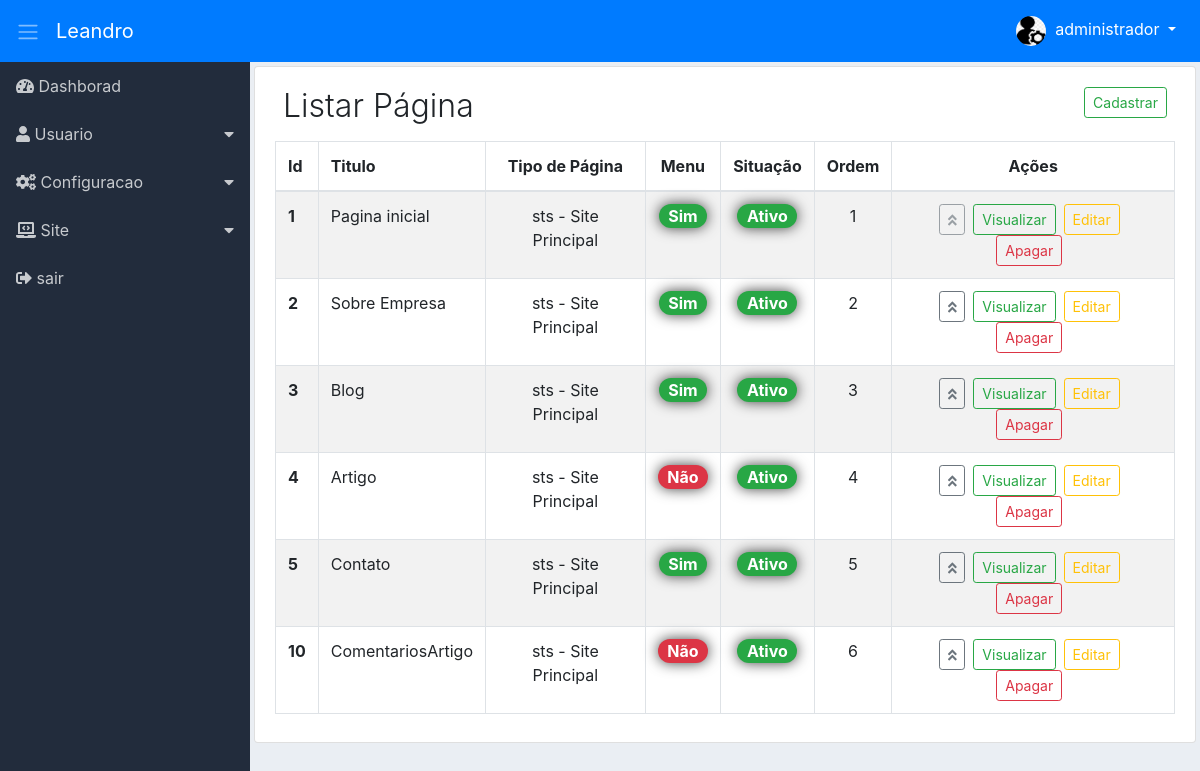
Page /adm/list-page-site/list-info-page-site (signed in) on the committed database.
### tables this page shows
CREATE TABLE `adms_niveis_acessos_paginas` (
  `id` int(11) NOT NULL,
  `permissao` int(11) NOT NULL,
  `ordem` int(11) NOT NULL,
  `dropdown` int(11) NOT NULL DEFAULT 2,
  `lib_menu` int(11) NOT NULL DEFAULT 2,
  `adms_menu_id` int(11) NOT NULL DEFAULT 4,
  `adms_niveis_acesso_id` int(11) NOT NULL,
  `adms_pagina_id` int(11) NOT NULL,
  `created` datetime NOT NULL,
  `modified` datetime DEFAULT NULL
);

CREATE TABLE `adms_menus` (
  `id` int(11) NOT NULL,
  `nome` varchar(220) NOT NULL,
  `icone` varchar(40) NOT NULL,
  `ordem` int(11) NOT NULL,
  `adms_situacao_id` int(11) NOT NULL,
  `created` datetime NOT NULL,
  `modified` datetime DEFAULT NULL
);

CREATE TABLE `sts_paginas` (
  `id` int(11) NOT NULL,
  `controller` varchar(220) NOT NULL,
  `endereco` varchar(220) NOT NULL,
  `nome_pagina` varchar(220) NOT NULL,
  `titulo` varchar(220) NOT NULL,
  `obs` text DEFAULT NULL,
  `keywords` varchar(220) NOT NULL,
  `description` varchar(220) NOT NULL,
  `author` varchar(50) NOT NULL,
  `imagem` varchar(120) DEFAULT NULL,
  `lib_bloqueado` int(11) NOT NULL DEFAULT 2,
  `ordem_paginas` int(11) NOT NULL,
  `sts_tipos_pagina_id` int(11) NOT NULL,
  `sts_robot_id` int(11) NOT NULL,
  `sts_situacao_pagina_id` int(11) NOT NULL DEFAULT 2,
  `created` datetime NOT NULL,
  `modified` datetime DEFAULT NULL
);

CREATE TABLE `sts_tipos_paginas` (
  `id` int(11) NOT NULL,
  `tipo` varchar(120) NOT NULL,
  `nome` varchar(220) NOT NULL,
  `obs` text NOT NULL,
  `ordem` int(11) NOT NULL,
  `created` datetime NOT NULL,
  `modified` datetime DEFAULT NULL
);

CREATE TABLE `sts_situacaos_pgs` (
  `id` int(11) NOT NULL,
  `nome` varchar(40) NOT NULL,
  `adms_cor_id` int(11) NOT NULL,
  `created` datetime NOT NULL,
  `modified` datetime DEFAULT NULL
);

### adm/module/site/Views/page/listPageSite.php (the view, shortened to what the rows shown need)
<div class="content p-1">
    <div class="list-group-item">
        <div class="d-flex">
            <div class="mr-auto p-2">
                <h2 class="display-4 titulo">Listar Página</h2>
            </div>
        </div>
        <div class="table-responsive">
            <table class="table table-hover table-striped table-bordered">
                <thead>
                    <tr>
                        <th>Id</th>
                        <th>Titulo</th>
                        <th class="d-none d-sm-table-cell text-center">Tipo de Página</th>
                        <th class="d-none d-sm-table-cell text-center">Menu</th>
                        <th class="d-none d-sm-table-cell text-center">Situação</th>
                        <th class="d-none d-sm-table-cell text-center">Ordem</th>
                        <th class="text-center">Ações</th>
                    </tr>
                </thead>
                <tbody>
                    <?php
                    $qtnLinhaEx = 1;
                    foreach ($this->dados['listPage'] as $page) {
                        extract($page);
                        ?>
                        <tr>
                            <th><?php echo $id; ?></th>
                            <td><?php echo $nome_pagina; ?></td>
                            <td class="d-none d-sm-table-cell text-center">
                                <?php echo $tipoPage . " - " . $nomePage; ?>
                            </td>
                            <td class="d-none d-sm-table-cell text-center">
                                <?php
                                if ($this->dados['buttonsPage']['alterPermissonPage']) {
                                    if ($lib_bloqueado == 1) {
                                        echo "<a href='"
                                        . URLADM
                                        . "modify-permission-page-site/alter-permission-page-site/$id'>
                                            <span class='badge badge-pill badge-success'>Sim</span>
                                          </a>";
                                    } else {
                                        echo "<a href='"
                                        . URLADM
                                        . "modify-permission-page-site/alter-permission-page-site/$id'>
                                            <span class='badge badge-pill badge-danger'>Não</span>
                                          </a>";
                                    }
                                } else {
                                    if ($lib_bloqueado == 1) {
                                        echo "<span class='badge badge-pill badge-success'>Sim</span>";
                                    } else {
                                        echo "<span class='badge badge-pill badge-success'>Não</span>";
                                    }
                                }
                                ?>
                            </td>
                            <td class="d-none d-sm-table-cell text-center">
                                <?php
                                if ($this->dados['buttonsPage']['alterSitPage']) {
                                    echo "<a href='"
                                        . URLADM
                                        . "modify-sit-page-site/alter-sit-page-site/$id'>
                                            <span class='badge badge-pill badge-$color'>$nomeSit</span>
                                          </a>";
                                } else {
                                    echo "<span class='badge badge-pill badge-$color'>$nomeSit</span>";
                                }
                                ?>
                            </td>
                            <td class="d-none d-sm-table-cell text-center">
                                <?php echo $ordem_paginas; ?>
                            </td>
                            <td class="text-center">
                                <span class="d-none d-md-block">
                                    <?php
                                    if ($qtnLinhaEx <= 1) {
                                        if ($this->dados['buttonsPage']['alterOrderPage']) {
                                            echo "<button class='btn btn-outline-secondary btn-sm mr-2 disabled'
                                                          title='Não permitido alterar ordem da página'>
                                                     <i class='fas fa-angle-double-up'></i>
                                                  </button>";
                                        }
                                    } else {
                                        if ($this->dados['buttonsPage']['alterOrderPage']) {
                                            echo "<a href='" . URLADM
                                                             . "modify-order-page-site/alter-order-page-site/$id'
                                                     class='btn btn-outline-secondary btn-sm mr-2'
                                                     title='Alterar ordem da página'>
                                                        <i class='fas fa-angle-double-up'></i>
                                                  </a>";
                                        }
                                    }
                                    $qtnLinhaEx++;
                                    if ($this->dados['buttonsPage']['viewPage']) {
                                        echo "<a href='" . URLADM . "view-info-page-site/detail-info-page-site/$id'
                                            class='btn btn-outline-success btn-sm mr-2'>Visualizar
                                         </a>";
                                    }
                                    if ($this->dados['buttonsPage']['editPage']) {
                                        echo "<a href='" . URLADM . "edit-page-site/edit-info-page-site/$id'
                                            class='btn btn-outline-warning btn-sm mr-2'>Editar
                                         </a>";
                                    }
                                    if ($this->dados['buttonsPage']['deletePage']) {
                                        echo "<a href='" . URLADM . "delete-page-site/remove-page-site/$id'
                                            class='btn btn-outline-danger btn-sm mr-2'
                                            data-confirm='Tem certeza que deseja apagar página ?'>
                                             Apagar
                                         </a>";
                                    }
                                    ?>
                                </span>
                                        <?php
                                        $qtnLinhaEx++;
                                        ?>
                            </td>
                        </tr>
                        <?php
                    }
                    ?>
                </tbody>
            </table>
        </div>
    </div>
</div>

### adm/module/administrative/Views/include/sidebar.php (shortened to what the rows shown need)
<div class="d-flex bd-highlight">
<nav class="sidebar">
    <ul class="list-unstyled">
        <?php
        $contDropdown = 0;
        $controDropFech = 0;
        foreach ($this->dados['menu'] as $menu) {
            extract($menu);
            if ($dropdown == 1) {
                if ($contDropdown != $id_menu) {
                    if (($controDropFech == 1) && ($contDropdown != 0)) {
                        echo "</ul></li>";
                        $controDropFech = 0;
                    }
                    echo "<li>
                        <a href='#submenu" . $id_menu . "' data-toggle='collapse'>
                            <i class='" . $icone_menu . "'></i> " . $nome_menu . "
                        </a>
                        <ul class='list-unstyled collapse' id='submenu" . $id_menu . "'>";
                    $contDropdown = $id_menu;
                }
                $controDropFech = 1;
            } else {
                if ($controDropFech == 1) {
                    echo "</ul></li>";
                    $controDropFech = 0;
                }
                echo "<li>
                        <a href='" . URLADM . $pg_controller . "/" . $pg_metodo . "'>
                        <i class='" . $icone_menu . "'></i> " . $nome_menu . "</a>
                    </li>";
            }
        }
        ?>
    </ul>
</nav>

### rows in the picture
adms_niveis_acessos_paginas: adms_menu.nome "Dashborad"
adms_niveis_acessos_paginas: adms_menu.nome "Usuario"
adms_niveis_acessos_paginas: adms_menu.nome "Configuracao"
adms_niveis_acessos_paginas: adms_menu.nome "Site"
adms_niveis_acessos_paginas: adms_menu.nome "sair"
sts_paginas: id "1", nome_pagina "Pagina inicial", sts_tipos_pagina.tipo "sts", sts_tipos_pagina.nome "Site Principal", sts_situacaos_pgs.nome "Ativo", ordem_paginas "1"
sts_paginas: id "2", nome_pagina "Sobre Empresa", sts_tipos_pagina.tipo "sts", sts_tipos_pagina.nome "Site Principal", sts_situacaos_pgs.nome "Ativo", ordem_paginas "2"
sts_paginas: id "3", nome_pagina "Blog", sts_tipos_pagina.tipo "sts", sts_tipos_pagina.nome "Site Principal", sts_situacaos_pgs.nome "Ativo", ordem_paginas "3"
sts_paginas: id "4", nome_pagina "Artigo", sts_tipos_pagina.tipo "sts", sts_tipos_pagina.nome "Site Principal", sts_situacaos_pgs.nome "Ativo", ordem_paginas "4"
sts_paginas: id "5", nome_pagina "Contato", sts_tipos_pagina.tipo "sts", sts_tipos_pagina.nome "Site Principal", sts_situacaos_pgs.nome "Ativo", ordem_paginas "5"
sts_paginas: id "10", nome_pagina "ComentariosArtigo", sts_tipos_pagina.tipo "sts", sts_tipos_pagina.nome "Site Principal", sts_situacaos_pgs.nome "Ativo", ordem_paginas "6"

### other values in the picture
$nomeUser[0] "administrador"
